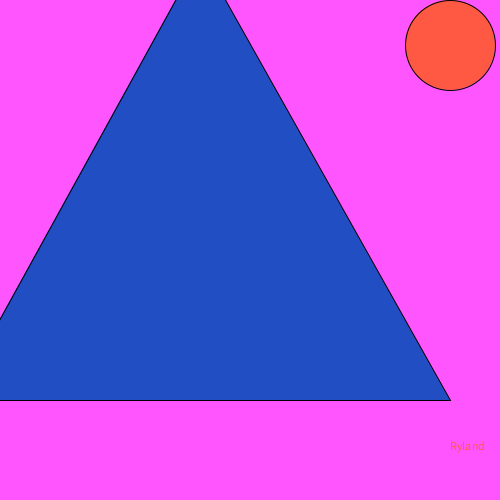
Frame 1 (no input)
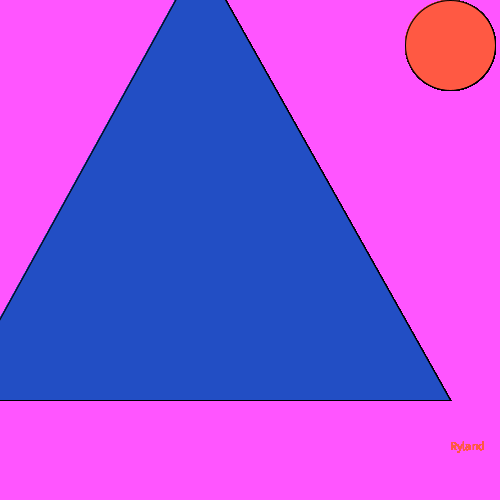
Frame 60 (the mouse pressed at the canvas centre just before this capture)
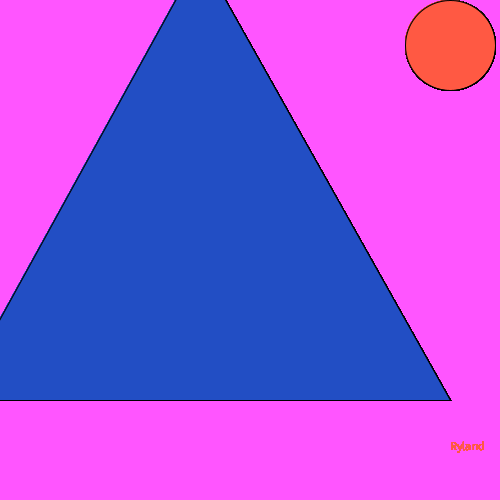
Frame 120 (the mouse held since frame 60 and released just before this capture)

The Processing sketch that drew these frames (run headless with seeded random() and noise(); from frame 60 on, the mouse is pressed at the canvas centre):

// Processing sketch: mountain_and_sun
// ── mountain_and_sun.pde
void setup(){
background(255,85,255);
size(500,500);
}
void draw(){
  fill(255,89,67);
 ellipse(450,45,90,90);
  
  println(mouseX);
  text("Ryland",450,450);
  
  fill(34,78,196);
  triangle(200,-45,-45,400,450,400);
  
}
